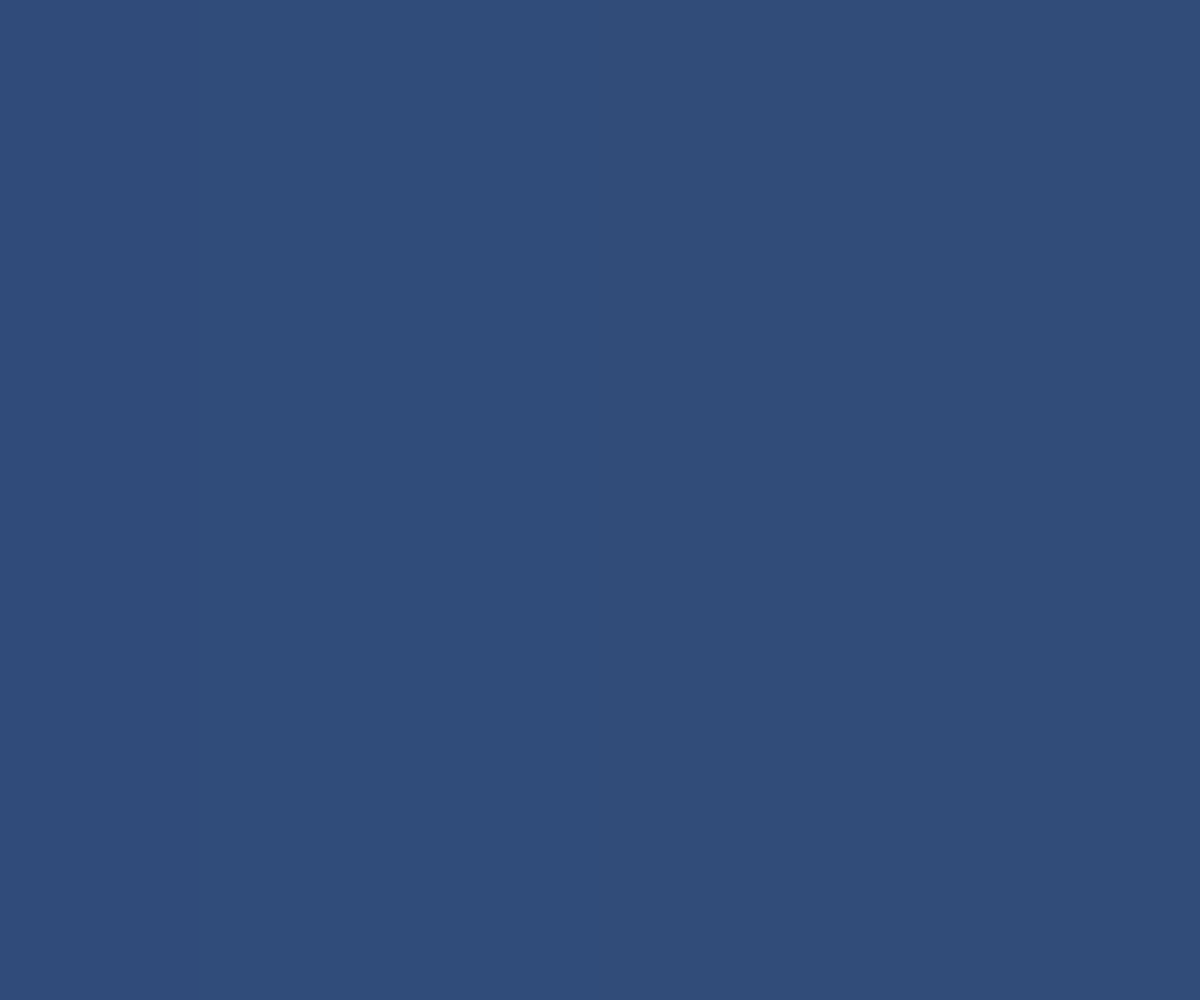
Frame 1 (no input)
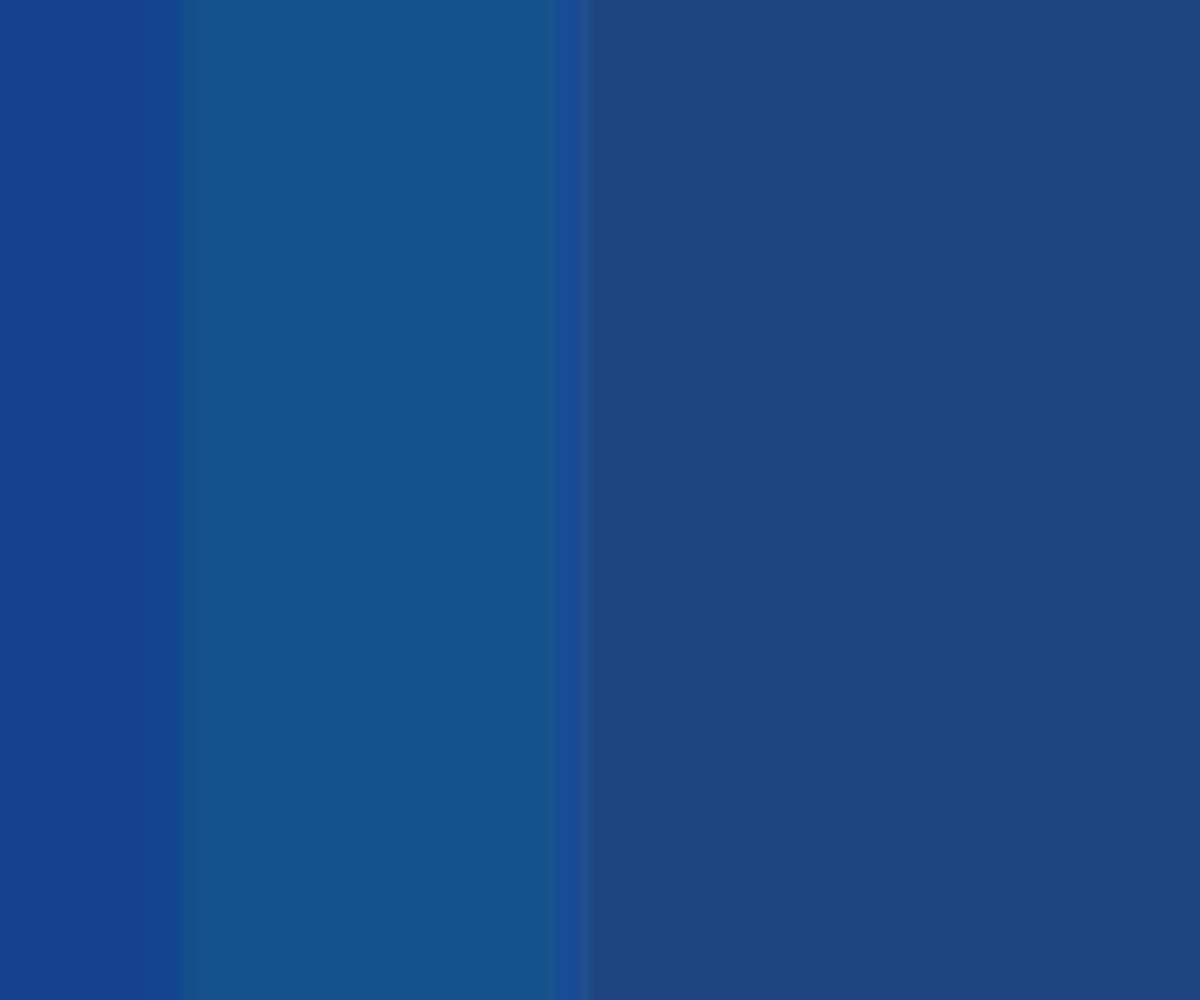
Frame 60 (no input)
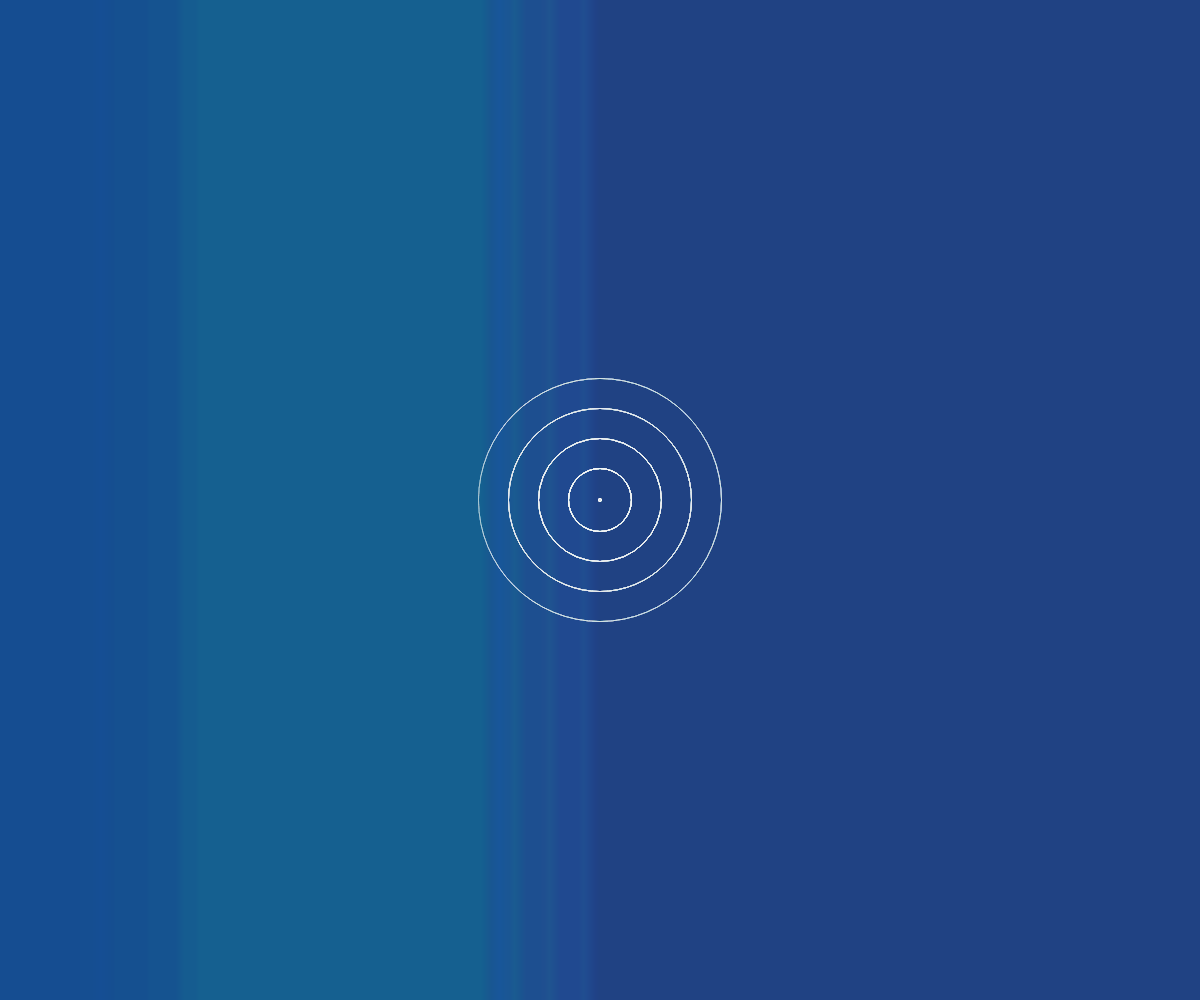
Frame 120 (the mouse pressed at the canvas centre since frame 60)

The p5.js sketch that drew these frames (run headless with seeded random() and noise() and a simulated clock; from frame 60 on, the mouse is pressed at the canvas centre):

// p5.js sketch
// ── sketch.js
/*
  Empty example
 */


function preload() {

}
var r;
var g;
var b;

var rippleX1 = -200;
var rippleX2 = -600;

function setup() {

	var cnv = createCanvas(windowWidth, windowHeight);

	r = 50; g = 76; b = 121;

	background(r,g,b);
}

function draw() {
	background(r,g,b,4);


	noStroke();


	if(rippleX2 < width){
		rippleX2++;
		r2 = getR() - 50;
		g2 = getG() + 25;
		b2 = getB() + 30;
	}
	else{
		rippleX2 = -300;
	}

	if(rippleX1 < width){
		rippleX1++;
		r1 = getR();
		g1 = getG();
		b1 = getB();
	}
	else{
		rippleX1 = 0;
	}

	fill(r1, g1, b1, 2);
	thisRect = rect(0, 0, rippleX1, height);

	fill(r2, g2, b2, 6);
	thisRect = rect(0, 0, rippleX2, height);

	var currentTime = millis();

	if(mouseIsPressed){
		makeRipples(1, currentTime)
	}
}

function getR(){
	if(r < 56){
		r++;
		return r;
	}
	else{
		r = 20;
		return r;
	}
}
function getG(){
	if(g < 107){
		g++;
		return g;
	}
	else{
		g = 39;
		return g;
	}
}

function getB(){
	if(b < 195){
		b++;
		return b;
	}
	else{
		b = 71;
		return b;
	}
}


function makeRipples(x, thisTime){

	stroke(255, 255, 255, 80);
	noFill();
	strokeWeight(1);
	/*while(thisTime + 4000 > millis()){
		if(millis()%250 == 0){
			ellipse(mouseX, mouseY, x * 3, x * 3);
			stroke(255, 255, 255, 80 - x);
			x += 20;
		}
	}*/
	for(i=0; i < 10; i++){
		ellipse(mouseX, mouseY, x * 3, x * 3);
		stroke(255, 255, 255, 80 - x);
		x += 20;
	}
}
